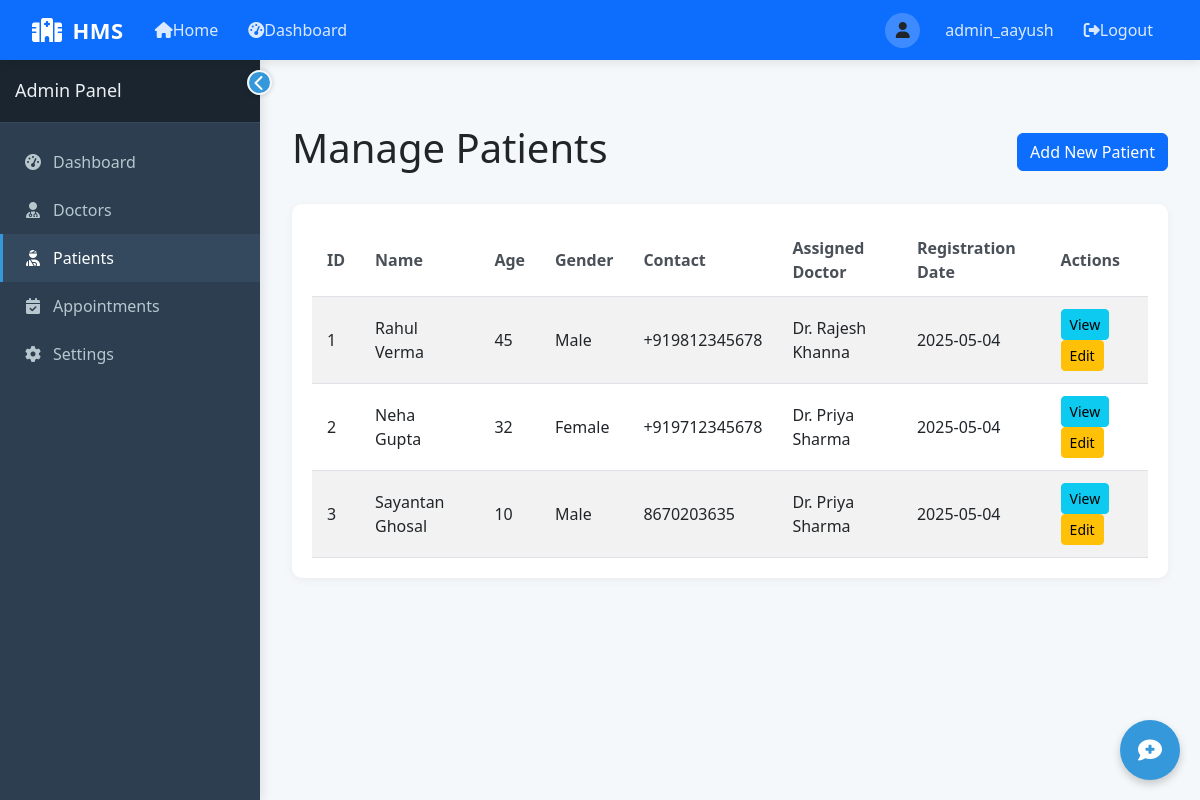
The app's page /admin/patients (signed in) with its own data.
### tables this page shows
CREATE TABLE Patient (
            PatientID INTEGER PRIMARY KEY AUTOINCREMENT,
            Name TEXT NOT NULL,
            Age INTEGER CHECK (Age > 0),
            Gender TEXT CHECK (Gender IN ('Male', 'Female', 'Other')),
            Password TEXT NOT NULL,
            ContactNumber TEXT,
            Email TEXT,
            Address TEXT,
            MedicalHistory TEXT,
            BloodGroup TEXT,
            AssignedDoctorID INTEGER,
            RegistrationDate DATE DEFAULT CURRENT_DATE,
            FOREIGN KEY (AssignedDoctorID) REFERENCES Doctor(DoctorID)
        );

CREATE TABLE Doctor (
            DoctorID INTEGER PRIMARY KEY AUTOINCREMENT,
            Name TEXT NOT NULL,
            Specialisation TEXT NOT NULL,
            Username TEXT NOT NULL UNIQUE,
            Password TEXT NOT NULL,
            ContactNumber TEXT,
            Email TEXT,
            AddedByAdmin INTEGER,
            JoinDate DATE DEFAULT CURRENT_DATE,
            FOREIGN KEY (AddedByAdmin) REFERENCES Admin(AdminID)
        );

### app.py (the view)
@app.route('/admin/patients')
def admin_patients():
    if 'user_id' not in session or session['user_type'] != 'admin':
        return redirect(url_for('login'))
    conn = get_db_connection()
    patients = conn.execute('''
    SELECT p.*, d.Name as DoctorName
    FROM Patient p
    LEFT JOIN Doctor d ON p.AssignedDoctorID = d.DoctorID
    ''').fetchall()
    conn.close()
    return render_template('admin/patients.html', patients=patients)

### app.py (called while the page is built)
def get_db_connection():
    conn = sqlite3.connect(DB_PATH)
    conn.row_factory = sqlite3.Row
    return conn

### templates/admin/patients.html (shortened to what this page needs)
{% extends "layout.html" %}
{% block content %}
<div class="container-fluid py-4">
    <div class="d-flex justify-content-between align-items-center mb-4">
        <h1>Manage Patients</h1>
        <a href="{{ url_for('admin_add_patient') }}" class="btn btn-primary">Add New Patient</a>
    </div>
    <div class="card">
        <div class="card-body">
            <div class="table-responsive">
                <table class="table table-striped">
                    <thead>
                        <tr>
                            <th>ID</th>
                            <th>Name</th>
                            <th>Age</th>
                            <th>Gender</th>
                            <th>Contact</th>
                            <th>Assigned Doctor</th>
                            <th>Registration Date</th>
                            <th>Actions</th>
                        </tr>
                    </thead>
                    <tbody>
                        {% for patient in patients %}
                        <tr>
                            <td>{{ patient.PatientID }}</td>
                            <td>{{ patient.Name }}</td>
                            <td>{{ patient.Age }}</td>
                            <td>{{ patient.Gender }}</td>
                            <td>{{ patient.ContactNumber }}</td>
                            <td>{{ patient.DoctorName or 'Not Assigned' }}</td>
                            <td>{{ patient.RegistrationDate }}</td>
                            <td>
                                <a href="#" class="btn btn-sm btn-info">View</a>
                                <a href="#" class="btn btn-sm btn-warning">Edit</a>
                            </td>
                        </tr>
                        {% else %}
                        <tr>
                            <td colspan="8" class="text-center">No patients found</td>
                        </tr>
                        {% endfor %}
                    </tbody>
                </table>
            </div>
        </div>
    </div>
</div>
{% endblock %}

### templates/layout.html (style rules this page uses)
body { font-family: 'Segoe UI', Tahoma, Geneva, Verdana, sans-serif; background-color: #f5f8fa; overflow-x: hidden; }
.card { border: none; border-radius: 10px; box-shadow: 0 2px 10px rgba(0, 0, 0, 0.05); margin-bottom: 20px; transition: transform 0.3s, box-shadow 0.3s; }
.card-body { padding: 20px; }
.table { margin-bottom: 0; }
.table thead th { border-top: none; border-bottom: 1px solid #dee2e6; font-weight: 600; color: #495057; }
.table td, .table th { padding: 12px 15px; vertical-align: middle; }

### records on screen
Patient: PatientID "1", Name "Rahul Verma", Age "45", Gender "Male", ContactNumber "+919812345678", Name "Dr. Rajesh Khanna", RegistrationDate "2025-05-04"
Patient: PatientID "2", Name "Neha Gupta", Age "32", Gender "Female", ContactNumber "+919712345678", Name "Dr. Priya Sharma", RegistrationDate "2025-05-04"
Patient: PatientID "3", Name "Sayantan Ghosal", Age "10", Gender "Male", ContactNumber "8670203635", Name "Dr. Priya Sharma", RegistrationDate "2025-05-04"

### other values on screen
{{ session.get('username') }} "admin_aayush"
